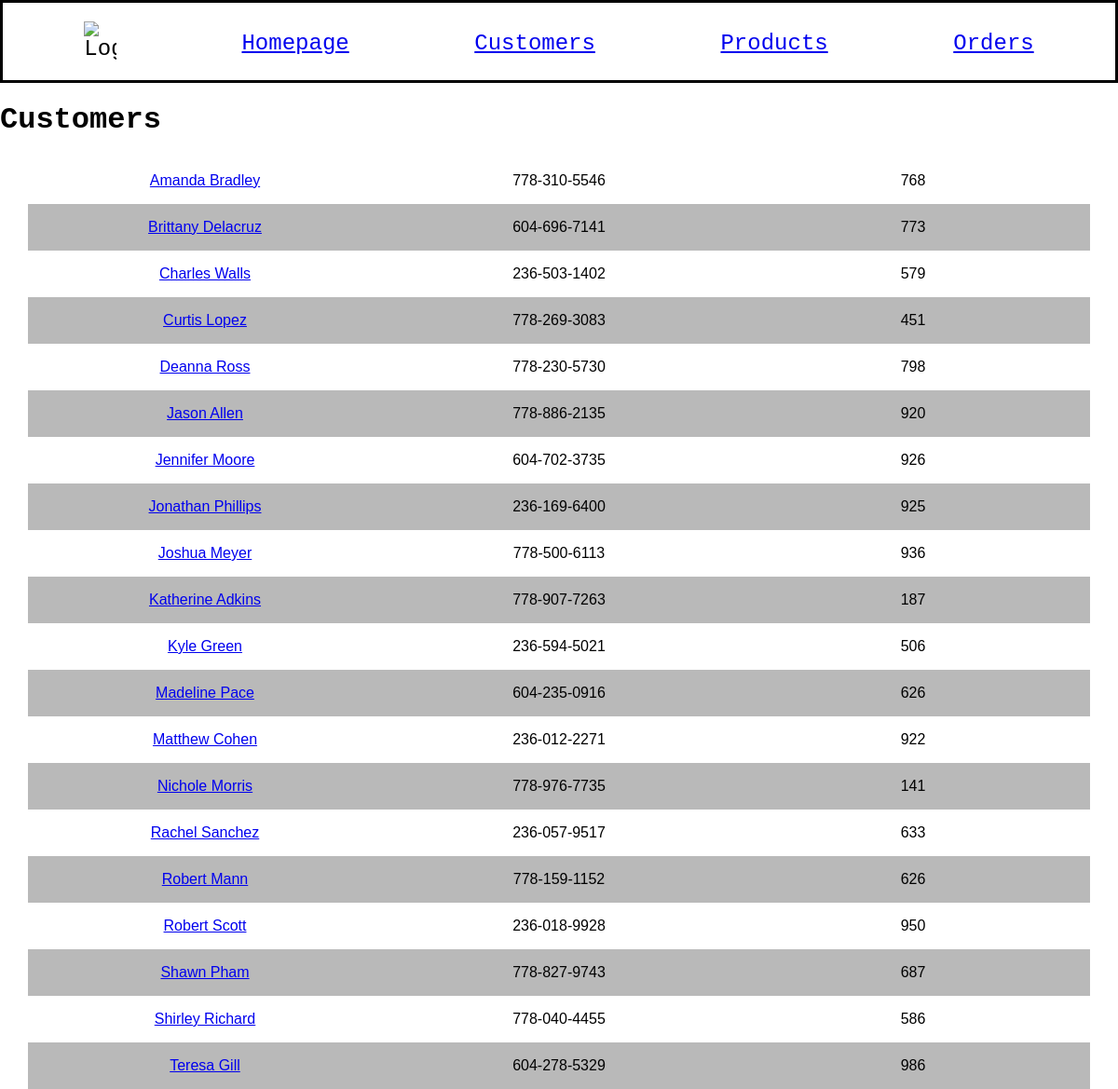
The page /customers on the database as committed earlier.
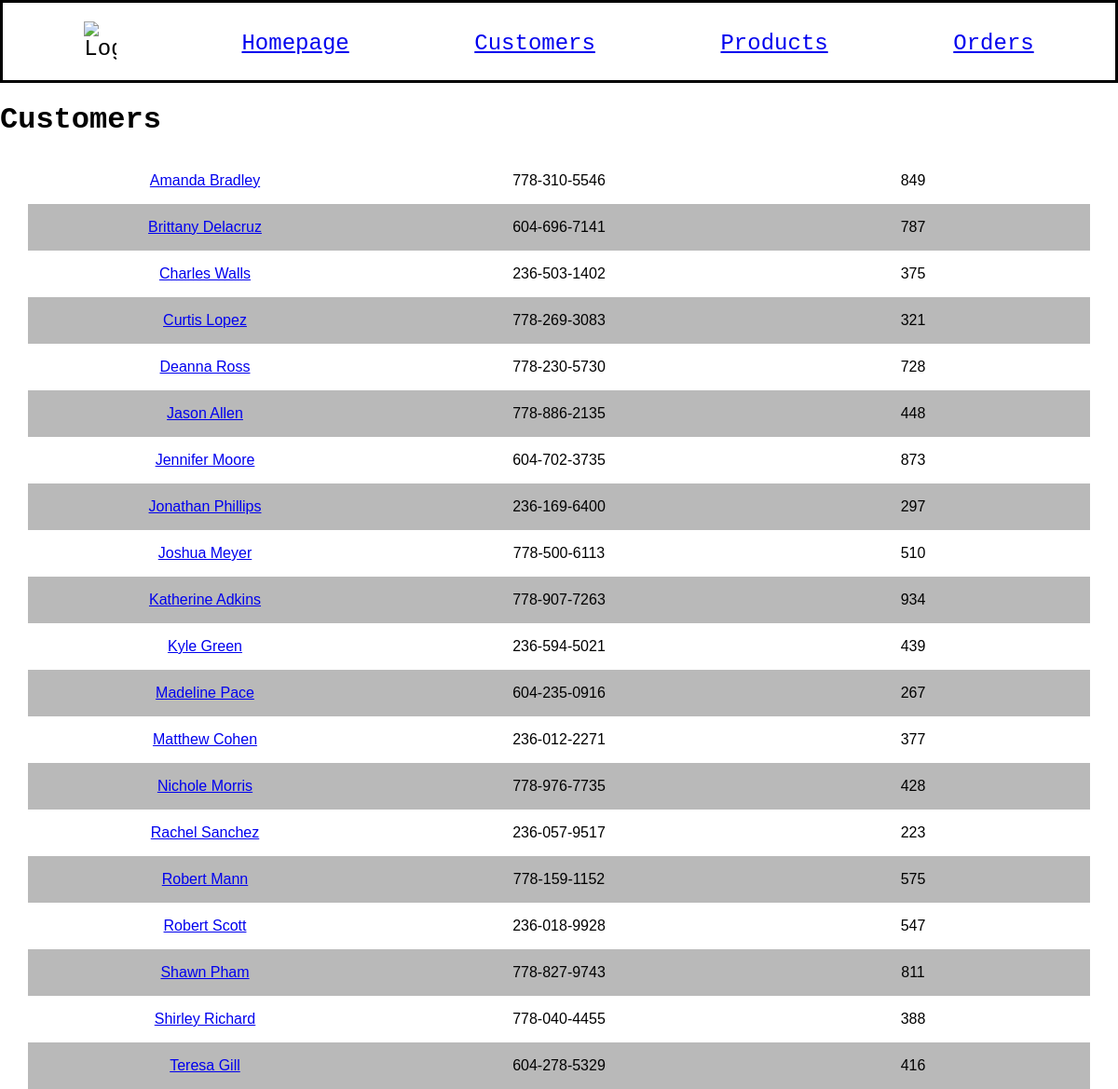
The same page on the database as committed later.
### models.py (models this page shows, shortened)
class Customer(db.Model):
    id = db.Column(db.Integer, primary_key=True)
    name = db.Column(db.String(200), nullable=False, unique=True)
    phone = db.Column(db.String(20), nullable=False, unique=True)
    balance = db.Column(db.Integer, nullable=False, default=0)
    orders = db.relationship('Order', backref='customer')

### app.py (the view)
@app.route("/customers")
def customers():
    statement = select(Customer).order_by(Customer.name)
    records = db.session.execute(statement)
    app_data = records.scalars()
    print(statement)
    return render_template("customers.html", customers=app_data)

### templates/customers.html
{% extends "base.html" %}
{% block content %}
<h1>Customers</h1>
{% for customer in customers %}
<div class="spreadsheet">
    <div>
        <a href="{{url_for('customer_detail', customer_id=customer.id)}}">{{ customer.name }}</a>
    </div>
    <div>
        <p class="info">{{ customer.phone }}</p>
    </div>
    <div>
        <p class="info">{{ customer.balance }}</p>
    </div>
</div>
{% endfor %}
{% endblock %}

Rows that differ between the two databases and show on the page:
changed Customer "Amanda Bradley": balance "768" → "849"
changed Customer "Brittany Delacruz": balance "773" → "787"
changed Customer "Charles Walls": balance "579" → "375"
changed Customer "Curtis Lopez": balance "451" → "321"
changed Customer "Deanna Ross": balance "798" → "728"
changed Customer "Jason Allen": balance "920" → "448"
changed Customer "Jennifer Moore": balance "926" → "873"
changed Customer "Jonathan Phillips": balance "925" → "297"
changed Customer "Joshua Meyer": balance "936" → "510"
changed Customer "Katherine Adkins": balance "187" → "934"
changed Customer "Kyle Green": balance "506" → "439"
changed Customer "Madeline Pace": balance "626" → "267"
changed Customer "Matthew Cohen": balance "922" → "377"
changed Customer "Nichole Morris": balance "141" → "428"
changed Customer "Rachel Sanchez": balance "633" → "223"
changed Customer "Robert Mann": balance "626" → "575"
changed Customer "Robert Scott": balance "950" → "547"
changed Customer "Shawn Pham": balance "687" → "811"
changed Customer "Shirley Richard": balance "586" → "388"
changed Customer "Teresa Gill": balance "986" → "416"
